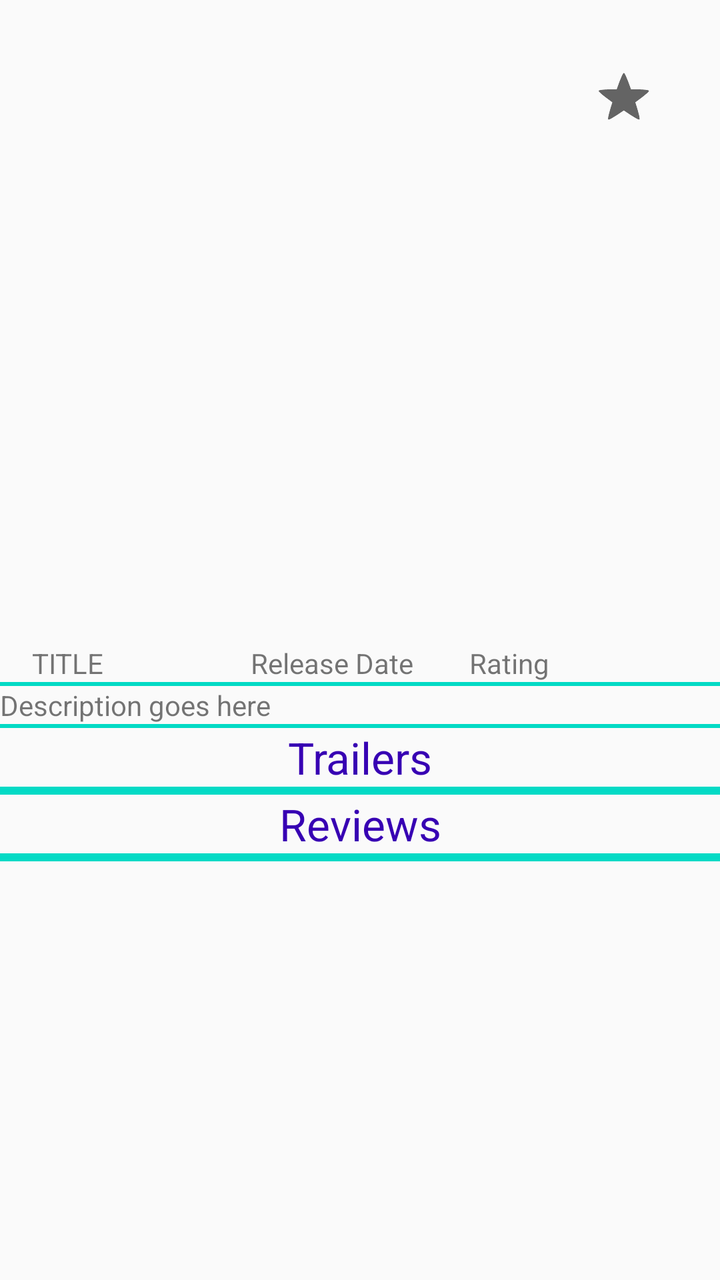
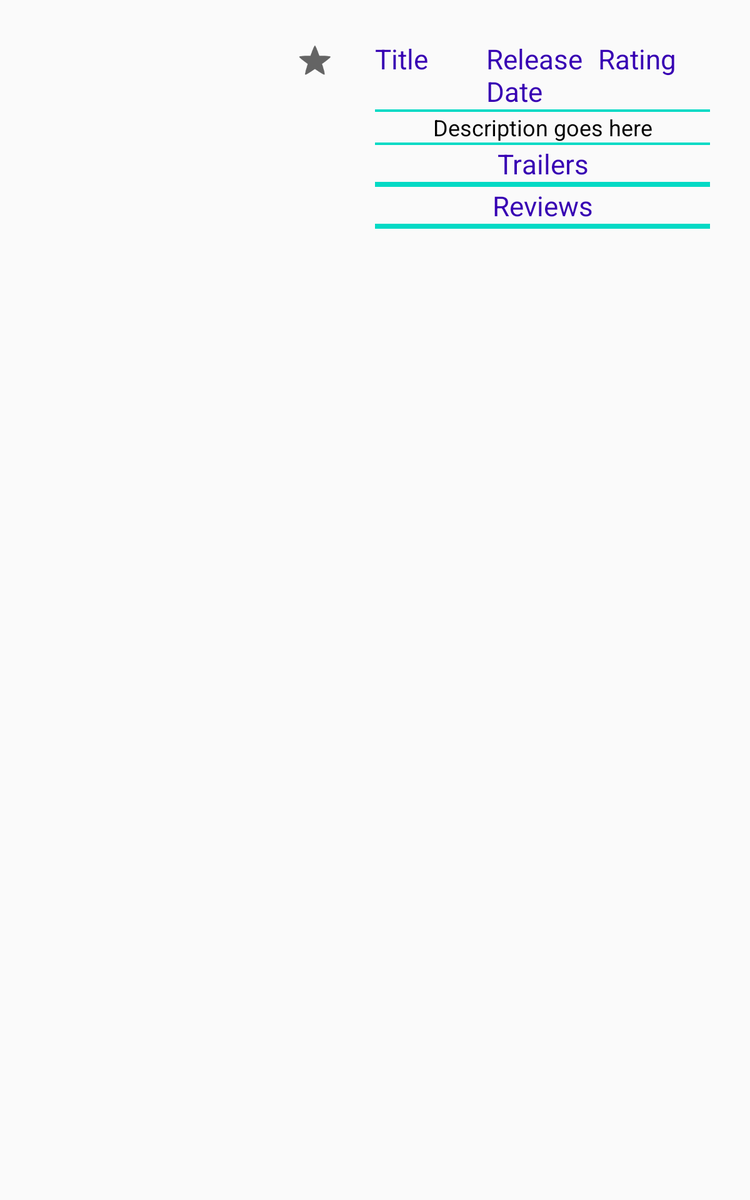

The same Android screen from two of the app's own layout files: first res/layout/ as a phone draws it, then the repository's variant for another configuration, drawn on a device whose configuration selects that folder. Both files follow.
<!-- AndroidManifest.xml: application theme AppTheme -->
<!-- res/layout/activity_movie_details.xml -->
<?xml version="1.0" encoding="utf-8"?>
<FrameLayout xmlns:android="http://schemas.android.com/apk/res/android"
    xmlns:tools="http://schemas.android.com/tools"
    android:layout_width="match_parent"
    android:layout_height="match_parent">

    <TextView
        android:id="@+id/tv_error_message_details"
        android:layout_width="wrap_content"
        android:layout_height="wrap_content"
        android:layout_gravity="center"
        android:padding="16dp"
        android:text="@string/something_went_wrong"
        android:textSize="20sp"
        android:visibility="invisible" />

    <ProgressBar
        android:id="@+id/pb_loading_indicator_detail"
        android:layout_width="42dp"
        android:layout_height="42dp"
        android:layout_gravity="center"
        android:visibility="invisible" />

    <LinearLayout
        android:layout_width="match_parent"
        android:layout_height="match_parent"
        android:orientation="vertical">

        <ImageView
            android:id="@+id/iv_detail_poster"
            android:layout_width="match_parent"
            android:layout_height="0dp"
            android:layout_weight="1" />



        <LinearLayout
            android:id="@+id/details_section"
            android:layout_width="match_parent"
            android:layout_height="0dp"
            android:layout_weight="1"
            android:orientation="vertical"
            android:visibility="visible">
            <View
                android:layout_width="match_parent"
                android:layout_height="2dp"
                android:background="@color/colorAccent"
                style="@style/makeInvisible"/>
            <LinearLayout
                android:layout_width="match_parent"
                android:layout_height="wrap_content"
                android:paddingLeft="16dp"
                android:paddingRight="16dp">

                <TextView
                    android:id="@+id/tv_movie_title"
                    android:layout_width="0dp"
                    android:layout_height="wrap_content"
                    android:layout_weight="1"
                    tools:text="TITLE" />

                <TextView
                    android:id="@+id/tv_release_date"
                    android:layout_width="0dp"
                    android:layout_height="wrap_content"
                    android:layout_weight="1"
                    tools:text="Release Date" />

                <TextView
                    android:id="@+id/tv_rating"
                    android:layout_width="0dp"
                    android:layout_height="wrap_content"
                    android:layout_weight="1"
                    tools:text="Rating" />
            </LinearLayout>

            <androidx.core.widget.NestedScrollView
                android:layout_width="match_parent"
                android:layout_height="match_parent"
                >

                <LinearLayout

                    android:layout_width="match_parent"
                    android:layout_height="wrap_content"
                    android:orientation="vertical"
                    >

                    <View
                        android:layout_width="match_parent"
                        android:layout_height="2dp"
                        android:background="@color/colorAccent" />

                    <TextView
                        android:id="@+id/tv_description"
                        android:layout_width="match_parent"
                        android:layout_height="wrap_content"
                        tools:text="Description goes here" />

                    <View
                        android:layout_width="match_parent"
                        android:layout_height="2dp"
                        android:background="@color/colorAccent" />
                    <TextView
                        android:layout_width="match_parent"
                        android:layout_height="wrap_content"
                        android:gravity="center_horizontal"
                        android:text="@string/trailers"
                        android:textColor="@color/colorPrimaryDark"
                        android:textSize="22dp" />


                    <View
                        android:layout_width="match_parent"
                        android:layout_height="2dp"
                        android:background="@color/colorAccent" />


                    <androidx.recyclerview.widget.RecyclerView
                        android:id="@+id/recycled_trailers"
                        android:layout_width="match_parent"
                        android:layout_height="wrap_content" />



                    <View
                        android:layout_width="match_parent"
                        android:layout_height="2dp"
                        android:background="@color/colorAccent" />

                    <TextView
                        android:layout_width="match_parent"
                        android:layout_height="wrap_content"
                        android:gravity="center_horizontal"
                        android:text="@string/reviews"
                        android:textColor="@color/colorPrimaryDark"
                        android:textSize="22dp" />

                    <View
                        android:layout_width="match_parent"
                        android:layout_height="2dp"
                        android:background="@color/colorAccent" />

                    <androidx.recyclerview.widget.RecyclerView
                        android:id="@+id/recycle_reviews"
                        android:layout_width="match_parent"
                        android:layout_height="match_parent" />
                    <TextView
                        android:id="@+id/no_reviews_available"
                        android:layout_width="match_parent"
                        android:layout_height="match_parent"
                        android:text="@string/no_reviews_available"
                        android:gravity="center"
                        android:visibility="gone"/>
                    <View
                        android:layout_width="match_parent"
                        android:layout_height="2dp"
                        android:background="@color/colorAccent" />


                </LinearLayout>
            </androidx.core.widget.NestedScrollView>
        </LinearLayout>

    </LinearLayout>

    <CheckBox
        android:id="@+id/check_box_favorite_star"
        style="?android:attr/starStyle"
        android:layout_width="wrap_content"
        android:layout_height="wrap_content"
        android:layout_gravity="right"
        android:layout_margin="32dp" />
</FrameLayout>
<!-- resources referenced by this layout -->
<resources>
  <color name="colorAccent">#03DAC5</color>
  <color name="colorPrimaryDark">#3700B3</color>
  <string name="no_reviews_available">No reviews available at this time</string>
  <string name="reviews">Reviews</string>
  <string name="something_went_wrong">there was an error loading</string>
  <string name="trailers">Trailers</string>
  <style name="makeInvisible">
          <item name="android:visibility">invisible</item>
      </style>
  <style name="AppTheme" parent="Theme.AppCompat.Light.DarkActionBar">
          
          <item name="colorPrimary">@color/colorPrimary</item>
          <item name="colorPrimaryDark">@color/colorPrimaryDark</item>
          <item name="colorAccent">@color/colorAccent</item>
      </style>
  <color name="colorPrimary">#6200EE</color>
</resources>
<!-- res/layout-sw600dp/activity_movie_details.xml (the repository's variant of the layout above) -->
<!-- drawn on a 7-inch tablet held upright -->
<?xml version="1.0" encoding="utf-8"?>
<FrameLayout xmlns:android="http://schemas.android.com/apk/res/android"
    xmlns:tools="http://schemas.android.com/tools"
    android:layout_width="match_parent"
    android:layout_height="match_parent"
    android:layout_margin="32dp">

    <TextView
        android:id="@+id/tv_error_message_details"
        android:layout_width="wrap_content"
        android:layout_height="wrap_content"
        android:layout_gravity="center"
        android:padding="16dp"
        android:text="@string/something_went_wrong"
        android:textSize="20sp"
        android:visibility="invisible" />

    <ProgressBar
        android:id="@+id/pb_loading_indicator_detail"
        android:layout_width="42dp"
        android:layout_height="42dp"
        android:layout_gravity="center"
        android:visibility="invisible" />

    <LinearLayout
        android:layout_width="match_parent"
        android:layout_height="match_parent"
        android:orientation="horizontal">

        <LinearLayout
            android:layout_width="0dp"
            android:layout_height="match_parent"
            android:layout_weight="1">
        <ImageView
            android:id="@+id/iv_detail_poster"
            android:layout_width="match_parent"
            android:layout_height="match_parent"
            android:layout_weight="1" />

            <CheckBox
                android:id="@+id/check_box_favorite_star"
                style="?android:attr/starStyle"
                android:layout_width="wrap_content"
                android:layout_height="wrap_content"
                android:layout_gravity="right"
                android:layout_margin="32dp" />
    </LinearLayout>

        <LinearLayout
            android:layout_width="0dp"
            android:layout_height="match_parent"
            android:layout_weight="1"
            android:orientation="horizontal">
            <LinearLayout
                android:layout_width="match_parent"
                android:layout_height="wrap_content"
                android:orientation="vertical">



            <LinearLayout
                android:id="@+id/details_section"
                android:layout_width="match_parent"
                android:layout_height="wrap_content"
                android:orientation="horizontal">

                <TextView
                    android:id="@+id/tv_movie_title"
                    android:layout_width="0dp"
                    android:layout_height="wrap_content"
                    android:layout_weight="1"
                    android:textColor="@color/colorPrimaryDark"
                    android:textSize="22sp"
                    tools:text="Title" />

                <TextView
                    android:id="@+id/tv_release_date"
                    android:layout_width="0dp"
                    android:layout_height="wrap_content"
                    android:layout_weight="1"
                    android:textColor="@color/colorPrimaryDark"
                    android:textSize="22sp"
                    tools:text="Release Date" />

                <TextView
                    android:id="@+id/tv_rating"
                    android:layout_width="0dp"
                    android:layout_height="wrap_content"
                    android:layout_weight="1"
                    android:textColor="@color/colorPrimaryDark"
                    android:textSize="22sp"
                    tools:text="Rating" />
            </LinearLayout>

            <LinearLayout
                android:layout_width="match_parent"
                android:layout_height="wrap_content"
                android:orientation="vertical">

                <androidx.core.widget.NestedScrollView
                    android:layout_width="match_parent"
                    android:layout_height="match_parent">

                    <LinearLayout
                        android:layout_width="match_parent"
                        android:layout_height="wrap_content"
                        android:orientation="vertical">

                        <View
                            android:layout_width="match_parent"
                            android:layout_height="2dp"
                            android:background="@color/colorAccent" />

                        <TextView
                            android:id="@+id/tv_description"
                            android:layout_width="match_parent"
                            android:layout_height="wrap_content"
                            android:gravity="center"
                            android:textSize="18sp"
                            android:textColor="@android:color/black"
                            tools:text="Description goes here" />

                        <View
                            android:layout_width="match_parent"
                            android:layout_height="2dp"
                            android:background="@color/colorAccent" />

                        <TextView
                            android:layout_width="match_parent"
                            android:layout_height="wrap_content"
                            android:gravity="center_horizontal"
                            android:text="@string/trailers"
                            android:textColor="@color/colorPrimaryDark"
                            android:textSize="22dp" />

                        <View
                            android:layout_width="match_parent"
                            android:layout_height="2dp"
                            android:background="@color/colorAccent" />


                        <androidx.recyclerview.widget.RecyclerView
                            android:id="@+id/recycled_trailers"
                            android:layout_width="match_parent"
                            android:layout_height="wrap_content" />

                        <View
                            android:layout_width="match_parent"
                            android:layout_height="2dp"
                            android:background="@color/colorAccent" />

                        <TextView
                            android:layout_width="match_parent"
                            android:layout_height="wrap_content"
                            android:gravity="center_horizontal"
                            android:text="@string/reviews"
                            android:textColor="@color/colorPrimaryDark"
                            android:textSize="22dp" />

                        <View
                            android:layout_width="match_parent"
                            android:layout_height="2dp"
                            android:background="@color/colorAccent" />

                        <androidx.recyclerview.widget.RecyclerView
                            android:id="@+id/recycle_reviews"
                            android:layout_width="match_parent"
                            android:layout_height="match_parent" />

                        <TextView
                            android:id="@+id/no_reviews_available"
                            android:layout_width="match_parent"
                            android:layout_height="match_parent"
                            android:gravity="center"
                            android:text="@string/no_reviews_available"
                            android:visibility="gone" />

                        <View
                            android:layout_width="match_parent"
                            android:layout_height="2dp"
                            android:background="@color/colorAccent" />


                    </LinearLayout>

                </androidx.core.widget.NestedScrollView>

            </LinearLayout>
            </LinearLayout>
        </LinearLayout>

    </LinearLayout>


    
    
    
    

    
    
    
    
    
    
    

    
    
    
    

    
    
    
    
    
    
    
    
    
    
    
    
    
    
    


    
    
    

    
    
    
    

    
    
    
    

    

    
    
    
    
    
    
    
</FrameLayout>
<!-- resources referenced by the variant -->
<!-- as a 7-inch tablet held upright resolves them -->
<resources>
  <color name="colorAccent">#03DAC5</color>
  <color name="colorPrimaryDark">#3700B3</color>
  <string name="no_reviews_available">No reviews available at this time</string>
  <string name="reviews">Reviews</string>
  <string name="something_went_wrong">there was an error loading</string>
  <string name="trailers">Trailers</string>
  <style name="AppTheme" parent="Theme.AppCompat.Light.DarkActionBar">
          
          <item name="colorPrimary">@color/colorPrimary</item>
          <item name="colorPrimaryDark">@color/colorPrimaryDark</item>
          <item name="colorAccent">@color/colorAccent</item>
      </style>
  <color name="colorPrimary">#6200EE</color>
</resources>
